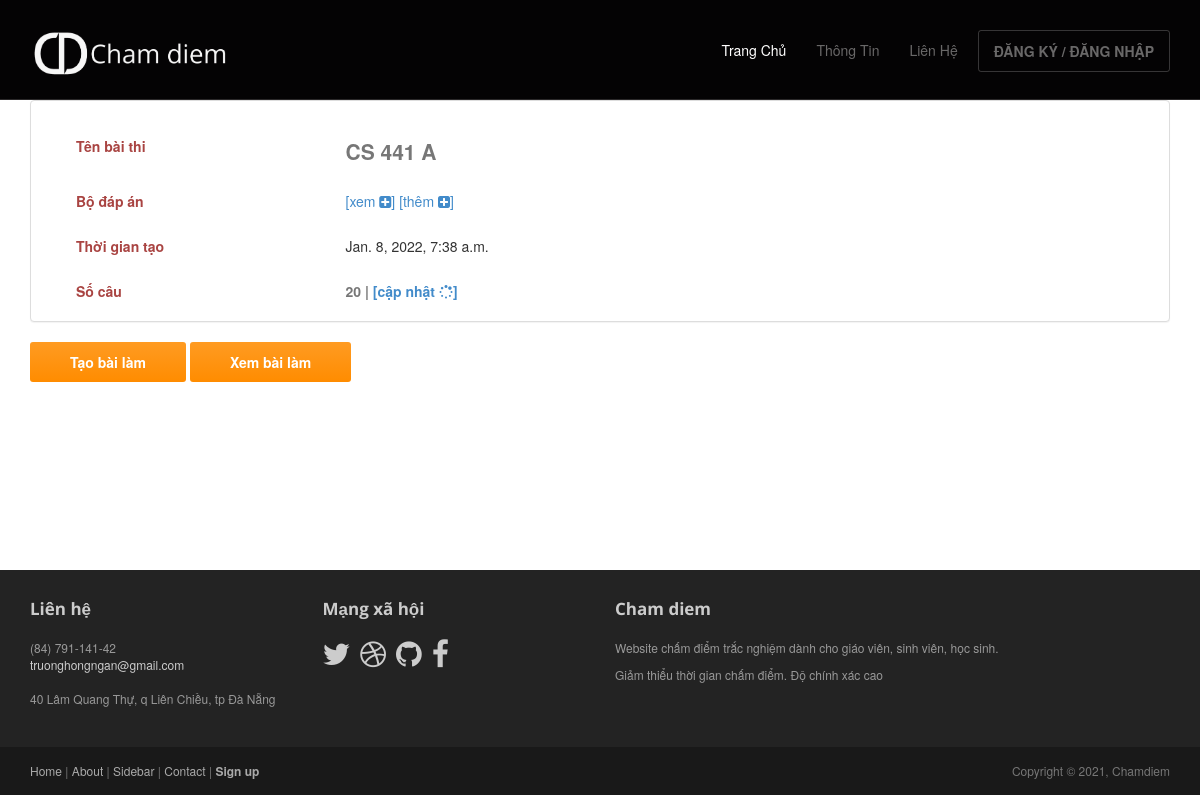
The page /danhsachbaithi/28 on the database its author committed.
### quanlybaithi/models.py (models this page shows, shortened)
class Baithi(models.Model):
    id = models.AutoField(primary_key=True)
    ten = models.CharField(max_length=155)
    thoigian = models.DateTimeField(default=timezone.now())
    created_by = models.ForeignKey(User, on_delete=models.CASCADE)
    ketqua = models.ImageField(upload_to='uploads/', blank=True, null=True)
    socau = models.IntegerField(default=0)

### quanlybaithi/views.py (the view)
# urls.py: path('danhsachbaithi/<int:id>', views.chitietbaithi, name='chitietbaithi'),
def chitietbaithi(request, id):
    baithi = Baithi.objects.get(id=id)
    return render(request, 'quanlybaithi/chitietbaithi.html', {'baithi': baithi})

### quanlybaithi/templates/quanlybaithi/chitietbaithi.html (shortened to what this page needs)
{% extends 'core/base.html' %}
{% block content %}
<div class='container'>
    <div class='row'>
        <article class='col-xs-12 maincontent'>
            <div class="panel panel-default">
                <div class="panel-body">
                    <div class='top-margin col-xs-12'>
                        <div class='col-xs-3'><label class='text-danger'>Tên bài thi</label></div>
                        <div class='col-xs-3'><label style="font-size: 21px;">{{ baithi.ten }}</abel></div>
                    </div><br>
                    <div class='top-margin col-xs-12'>
                            <div class='col-xs-3'>
                                <label class='text-danger'>Bộ đáp án</label>
                            </div>
                            <div class='col-xs-3'>
                                <a href="{% url 'chitietbode' baithi.id %}">[xem <i class='fa fa-plus-square'></i>]</a>
                                <a href="{% url 'taodapan' baithi.id %}">[thêm <i class='fa fa-plus-square'></i>]</a>
                            </div>
                        <div class='col-xs-3'>
                        </div>
                    </div>
                    <div class='top-margin col-xs-12'>
                        <div class='col-xs-3'><label class='text-danger'>Thời gian tạo</label></div>
                        <div class='col-xs-3'><abel>{{ baithi.thoigian }}</habel3></div><br>
                    </div>
                    <div class='top-margin col-xs-12'>
                        <div class='col-xs-3'><label class='text-danger'>Số câu</label></div>
                        <div class='col-xs-3'>
                            <label>{{ baithi.socau }} | <a href="{% url 'capnhatsocau' baithi.id %}">[cập nhật <i class='fa fa-spinner'></i>]</a></label>
                        </div>
                    </div>
                </div>
            </div>
            <button class='btn btn-action'><a href="{% url 'taobailam' baithi.id %}" style="color: white; text-decoration:none;">Tạo bài làm</a></button>
            <button class='btn btn-action'><a href="{% url 'chitietbailam' baithi.id %}" style="color: white; text-decoration:none;">Xem bài làm</a></button>
        </article>
    </div>
</div>
{% endblock%}

### core/static/core/styles/main.css (style rules this page uses)
label { color: #777; }
.top-margin { margin-top:20px; }

### core/static/core/styles/custom.css (style rules this page uses)
.container article { min-height: 410px; }

### rows shown on the page
Baithi: ten "CS 441 A", thoigian "Jan. 8, 2022, 7:38 a.m.", socau "20"
